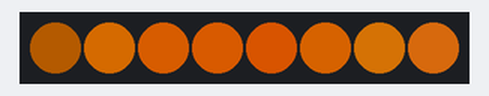
A sketch run on a simulated Arduino Uno, built with avr-gcc and run on an emulated ATmega328P. Shown: 8 RGB LEDs in strip order, left to right. Dim RGB values are drawn brighter than linear; random numbers use the default seed unless the sketch sets one.

Above: at 4.23 s.
At 8.84 s:
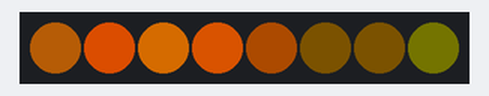
At 9.22 s:
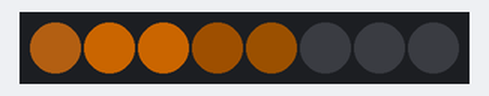
At 21.15 s:
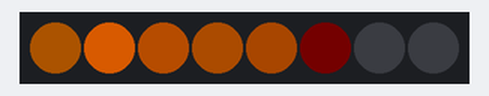
At 28.69 s:
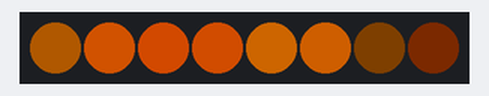
At 35.62 s:
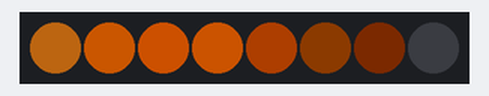
Timing chart, 0 to 40.0 s (numbered marks = the images above):
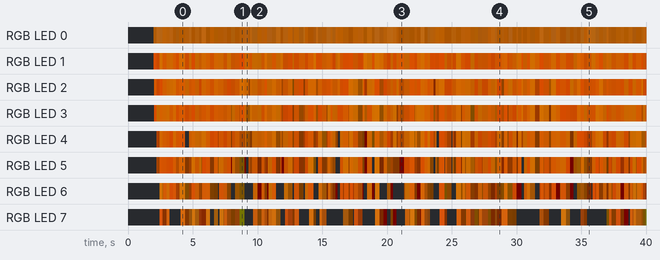

The sketch:

NeoPixelStickFlame_041418.ino.ino
```cpp
#include <FastLED.h>

#define LED_PIN     7
#define COLOR_ORDER GRB
#define CHIPSET     WS2812B
#define NUM_LEDS    8

#define BRIGHTNESS  200

#define FRAMES_PER_SECOND 60

CRGB leds[NUM_LEDS];

long randNumber;
long maxLED;
long randColor;
int saturation;
int intensity;
int dot;
int minDelay; //  lower limit used to increase the delay between led updates the further up the stick you go
int maxDelay; //  upper limit used to increase the delay between led updates the further up the stick you go

void setup() {

  Serial.begin(115200);
  delay(2000); // sanity delay
  randomSeed(analogRead(0));
  FastLED.addLeds<CHIPSET, LED_PIN, COLOR_ORDER>(leds, NUM_LEDS).setCorrection( TypicalLEDStrip );
  FastLED.setBrightness( BRIGHTNESS );

}

void loop() {


    //Serial.println(maxLED);

    // for the first led (base of the candle) we want a little blue in the flame

    //leds[0] = CHSV( random(20,30), random(140,255), random (180,255)); // set a little blue and allow some "heat" to effect the saturation
    leds[0] = CHSV( 32, random8(180,240), random8 (150,200)); // set a little blue and allow some "heat" to effect the saturation
    FastLED.show(); // update display


    maxLED = random8(3,NUM_LEDS);       // this will determine how many leds get turned on for the current cycle.
    intensity = random8(210,255);       // randomize intensity a bit
    for(dot = 1; dot <= maxLED; dot++)  // this will make the higher tips seem whiter
    {
        if (dot == NUM_LEDS-1)// this part changes the saturation of the tip of the flame and makes it appear more white at the tip
        {
          saturation = 200;  // make the tip very white
        }
        else if (dot == NUM_LEDS-2)
        {
          saturation = 220;   // less white
        }
        else if (dot == NUM_LEDS-3)
        {
          saturation = 240;   // less white
        }
        else
        {
          saturation = 255;   // not white
        }


         // format for color is Hue, Saturation, Value (intensity)
          leds[dot] = CHSV( random8 (25,35), saturation, intensity); // randomize the color a bit
          FastLED.show(); // update the leds so changes are visible
          //minDelay = 20 + pow(dot,2); // set min delay which increases as you move up the stick
          maxDelay = 30 + pow(dot,2); // set max delay which increases as you move up the stick
          FastLED.delay(random8(10,maxDelay));  // wait a sec
    }

    // delay at peak of flame for a short period
    randNumber = random8(3,maxLED*3);
    FastLED.delay(randNumber);


 //********************************************************
 // Now we dim the leds starting towards the bottom and working up. Doing it this way creates the "disconnected" tip of the flame sometimes
 // which adds realism.
 // I randomize which led we start dimming at
 //********************************************************

    for(dot = random8(2,NUM_LEDS-3); dot < NUM_LEDS ; dot++)
    {
          //leds[dot] = CRGB::Black; // old way - set the leds to black meaning turn them all the way off.  Depending on what kind of diffuser you are using this may look better.
          leds[dot].nscale8_video( random8(1,128)); // New method - this dims the leds rather than turning them all the way off which results in a smoother action.
                                                      // The number passed sets the percentage of brightness, ie x/256.  Example - Setting value to 192 = 192/256 = 75% of brightness

          FastLED.show(); // update
          FastLED.delay(random8(10,20));  // wait a sec
    }


}
```

Measured:
- by itself, RGB LED 7: off → RGB(142, 55, 8) at 2.5 s, → RGB(11, 4, 0) 0.22 s later, → RGB(120, 56, 7) 0.32 s later, → off 0.22 s later, … (111 changes in this stretch)
- by itself, RGB LED 0: off → RGB(56, 29, 2) at 2.0 s, → RGB(74, 40, 8) 0.20 s later, → RGB(65, 36, 7) 0.25 s later, → RGB(79, 41, 3) 0.22 s later, … (135 changes in this stretch)
